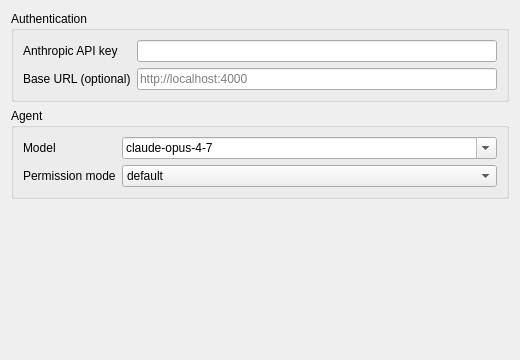
<?xml version="1.0" encoding="UTF-8"?>
<ui version="4.0">
 <class>Form</class>
 <widget class="QWidget" name="Form">
  <property name="geometry">
   <rect>
    <x>0</x>
    <y>0</y>
    <width>520</width>
    <height>360</height>
   </rect>
  </property>
  <property name="windowTitle">
   <string>CAD Agent</string>
  </property>
  <layout class="QVBoxLayout" name="verticalLayout">
   <item>
    <widget class="QGroupBox" name="groupAuth">
     <property name="title">
      <string>Authentication</string>
     </property>
     <layout class="QFormLayout" name="formAuth">
      <item row="0" column="0">
       <widget class="QLabel" name="labelApiKey">
        <property name="text">
         <string>Anthropic API key</string>
        </property>
       </widget>
      </item>
      <item row="0" column="1">
       <widget class="Gui::PrefLineEdit" name="editApiKey">
        <property name="echoMode">
         <enum>QLineEdit::Password</enum>
        </property>
        <property name="toolTip">
         <string>Stored in FreeCAD's parameter system. If empty, the agent falls back to the ANTHROPIC_API_KEY environment variable. When using a LiteLLM proxy, put the proxy key here (e.g. sk-1234).</string>
        </property>
        <property name="prefEntry" stdset="0">
         <cstring>ApiKey</cstring>
        </property>
        <property name="prefPath" stdset="0">
         <cstring>Mod/CADAgent</cstring>
        </property>
       </widget>
      </item>
      <item row="1" column="0">
       <widget class="QLabel" name="labelBaseURL">
        <property name="text">
         <string>Base URL (optional)</string>
        </property>
       </widget>
      </item>
      <item row="1" column="1">
       <widget class="Gui::PrefLineEdit" name="editBaseURL">
        <property name="toolTip">
         <string>Optional Anthropic-compatible endpoint. Set to your LiteLLM proxy (e.g. http://localhost:4000) to route through OpenAI, Bedrock, Azure, Vertex, etc. Leave empty to talk to api.anthropic.com directly.</string>
        </property>
        <property name="placeholderText">
         <string>http://localhost:4000</string>
        </property>
        <property name="prefEntry" stdset="0">
         <cstring>BaseURL</cstring>
        </property>
        <property name="prefPath" stdset="0">
         <cstring>Mod/CADAgent</cstring>
        </property>
       </widget>
      </item>
     </layout>
    </widget>
   </item>
   <item>
    <widget class="QGroupBox" name="groupAgent">
     <property name="title">
      <string>Agent</string>
     </property>
     <layout class="QFormLayout" name="formAgent">
      <item row="0" column="0">
       <widget class="QLabel" name="labelModel">
        <property name="text">
         <string>Model</string>
        </property>
       </widget>
      </item>
      <item row="0" column="1">
       <widget class="Gui::PrefComboBox" name="comboModel">
        <property name="editable">
         <bool>true</bool>
        </property>
        <property name="toolTip">
         <string>Claude model to use. Opus is strongest; Haiku is fastest.</string>
        </property>
        <property name="prefEntry" stdset="0">
         <cstring>Model</cstring>
        </property>
        <property name="prefPath" stdset="0">
         <cstring>Mod/CADAgent</cstring>
        </property>
        <item>
         <property name="text">
          <string>claude-opus-4-7</string>
         </property>
        </item>
        <item>
         <property name="text">
          <string>claude-sonnet-4-6</string>
         </property>
        </item>
        <item>
         <property name="text">
          <string>claude-haiku-4-5-20251001</string>
         </property>
        </item>
       </widget>
      </item>
      <item row="1" column="0">
       <widget class="QLabel" name="labelPermissionMode">
        <property name="text">
         <string>Permission mode</string>
        </property>
       </widget>
      </item>
      <item row="1" column="1">
       <widget class="Gui::PrefComboBox" name="comboPermissionMode">
        <property name="toolTip">
         <string>default: ask for each mutating tool. bypassPermissions: auto-approve (for trusted sessions only).</string>
        </property>
        <property name="prefEntry" stdset="0">
         <cstring>PermissionMode</cstring>
        </property>
        <property name="prefPath" stdset="0">
         <cstring>Mod/CADAgent</cstring>
        </property>
        <item>
         <property name="text">
          <string>default</string>
         </property>
        </item>
        <item>
         <property name="text">
          <string>acceptEdits</string>
         </property>
        </item>
        <item>
         <property name="text">
          <string>bypassPermissions</string>
         </property>
        </item>
       </widget>
      </item>
     </layout>
    </widget>
   </item>
   <item>
    <spacer name="verticalSpacer">
     <property name="orientation">
      <enum>Qt::Vertical</enum>
     </property>
     <property name="sizeHint" stdset="0">
      <size>
       <width>20</width>
       <height>40</height>
      </size>
     </property>
    </spacer>
   </item>
  </layout>
 </widget>
 <customwidgets>
  <customwidget>
   <class>Gui::PrefLineEdit</class>
   <extends>QLineEdit</extends>
   <header>Gui/PrefWidgets.h</header>
  </customwidget>
  <customwidget>
   <class>Gui::PrefComboBox</class>
   <extends>QComboBox</extends>
   <header>Gui/PrefWidgets.h</header>
  </customwidget>
 </customwidgets>
 <resources/>
 <connections/>
</ui>
